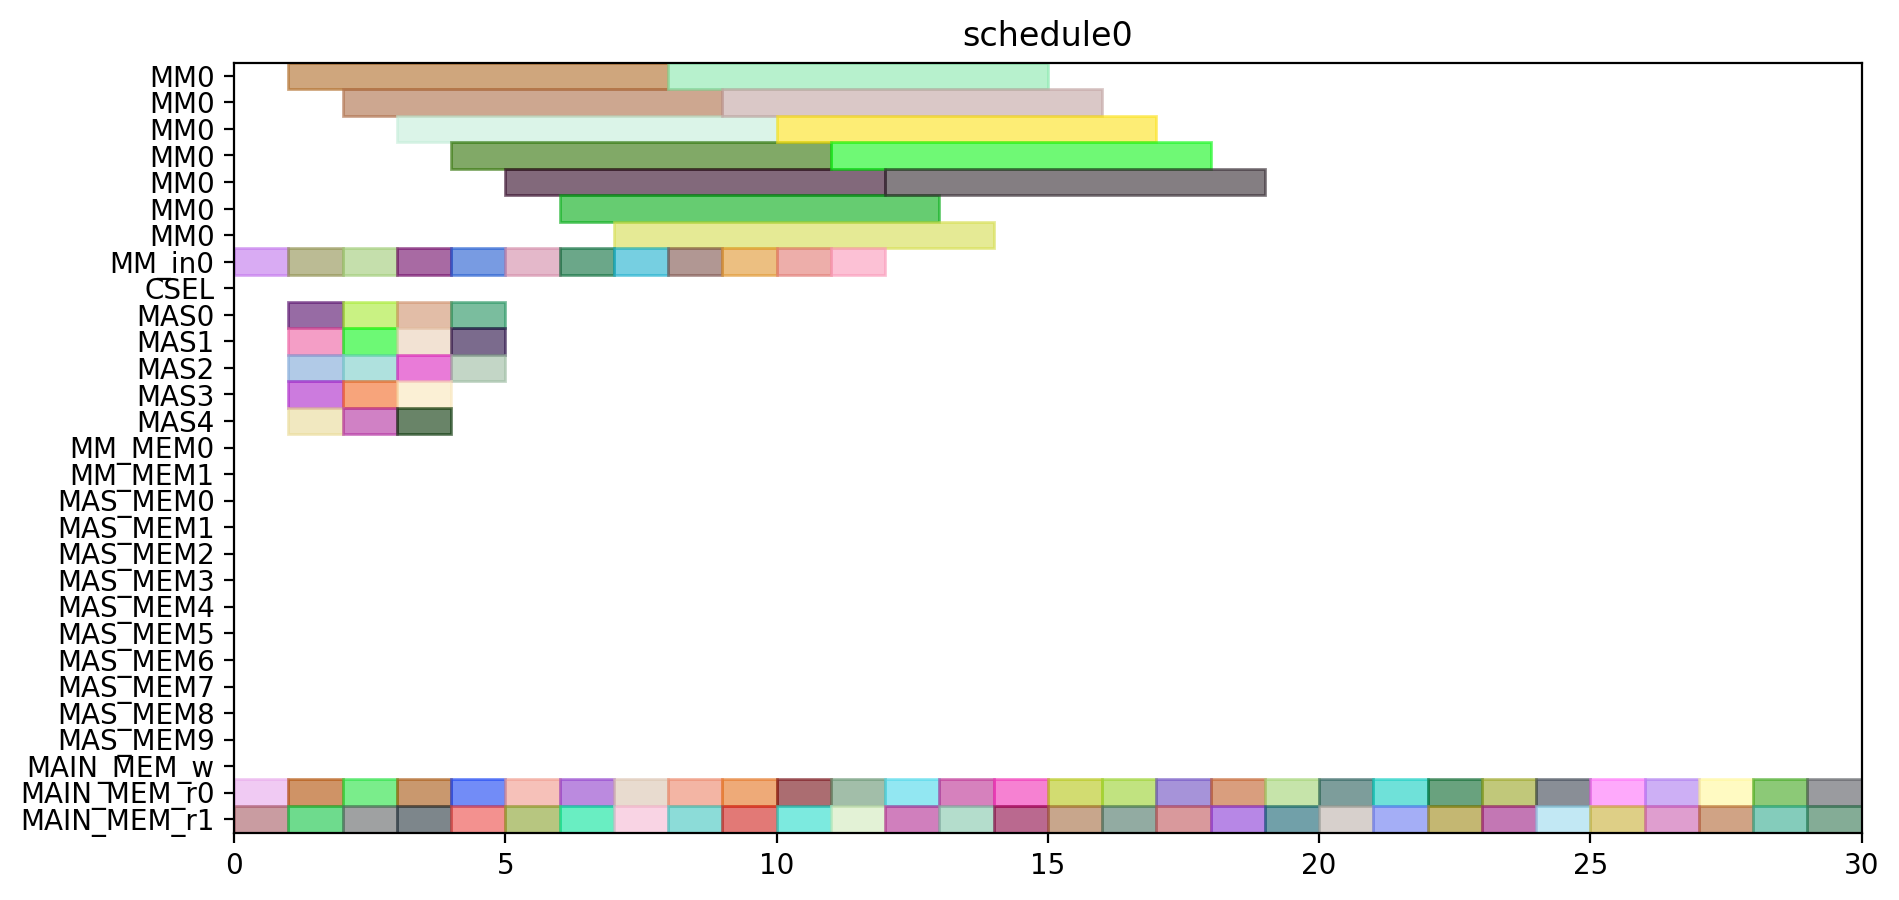

Here is the Python script that generated this plot:
from pyschedule import Scenario, solvers, plotters, alt


def solve():
	horizon = 90
	S = Scenario("schedule0", horizon=horizon)

	# resource
	MM = S.Resources('MM', num=1, size=7)
	MM_in = S.Resources('MM_in', num=1)
	CSEL = S.Resource('CSEL')
	MAS = S.Resources('MAS', num=5, size=1, periods=range(1, horizon))
	MM_MEM = S.Resources('MM_MEM', num=2)
	MAS_MEM = S.Resources('MAS_MEM', num=10)
	MAIN_MEM_w = S.Resource('MAIN_MEM_w', size=1)
	MAIN_MEM_r = S.Resources('MAIN_MEM_r', num=2)

	# result of previous scheduling

	# new tasks
	T1_t0 = S.Task('T1_t0', length=1, delay_cost=1)
	T1_t0 += alt(MAS)

	T1_t0_mem0 = S.Task('T1_t0_mem0', length=1, delay_cost=1)
	T1_t0_mem0 += MAIN_MEM_r[0]
	T1_t0_mem1 = S.Task('T1_t0_mem1', length=1, delay_cost=1)
	T1_t0_mem1 += MAIN_MEM_r[1]
	T1_t1 = S.Task('T1_t1', length=1, delay_cost=1)
	T1_t1 += alt(MAS)

	T1_t1_mem0 = S.Task('T1_t1_mem0', length=1, delay_cost=1)
	T1_t1_mem0 += MAIN_MEM_r[0]
	T1_t1_mem1 = S.Task('T1_t1_mem1', length=1, delay_cost=1)
	T1_t1_mem1 += MAIN_MEM_r[1]
	T1_t3_in = S.Task('T1_t3_in', length=1, delay_cost=1)
	T1_t3_in += alt(MM_in)
	T1_t3 = S.Task('T1_t3', length=7, delay_cost=1)
	T1_t3 += alt(MM)
	S += T1_t3>=T1_t3_in

	T1_t3_mem0 = S.Task('T1_t3_mem0', length=1, delay_cost=1)
	T1_t3_mem0 += MAIN_MEM_r[0]
	T1_t3_mem1 = S.Task('T1_t3_mem1', length=1, delay_cost=1)
	T1_t3_mem1 += MAIN_MEM_r[1]
	T2_t0_in = S.Task('T2_t0_in', length=1, delay_cost=1)
	T2_t0_in += alt(MM_in)
	T2_t0 = S.Task('T2_t0', length=7, delay_cost=1)
	T2_t0 += alt(MM)
	S += T2_t0>=T2_t0_in

	T2_t0_mem0 = S.Task('T2_t0_mem0', length=1, delay_cost=1)
	T2_t0_mem0 += MAIN_MEM_r[0]
	T2_t0_mem1 = S.Task('T2_t0_mem1', length=1, delay_cost=1)
	T2_t0_mem1 += MAIN_MEM_r[1]
	T2_t1_in = S.Task('T2_t1_in', length=1, delay_cost=1)
	T2_t1_in += alt(MM_in)
	T2_t1 = S.Task('T2_t1', length=7, delay_cost=1)
	T2_t1 += alt(MM)
	S += T2_t1>=T2_t1_in

	T2_t1_mem0 = S.Task('T2_t1_mem0', length=1, delay_cost=1)
	T2_t1_mem0 += MAIN_MEM_r[0]
	T2_t1_mem1 = S.Task('T2_t1_mem1', length=1, delay_cost=1)
	T2_t1_mem1 += MAIN_MEM_r[1]
	T2_t2 = S.Task('T2_t2', length=1, delay_cost=1)
	T2_t2 += alt(MAS)

	T2_t2_mem0 = S.Task('T2_t2_mem0', length=1, delay_cost=1)
	T2_t2_mem0 += MAIN_MEM_r[0]
	T2_t2_mem1 = S.Task('T2_t2_mem1', length=1, delay_cost=1)
	T2_t2_mem1 += MAIN_MEM_r[1]
	T2_t3 = S.Task('T2_t3', length=1, delay_cost=1)
	T2_t3 += alt(MAS)

	T2_t3_mem0 = S.Task('T2_t3_mem0', length=1, delay_cost=1)
	T2_t3_mem0 += MAIN_MEM_r[0]
	T2_t3_mem1 = S.Task('T2_t3_mem1', length=1, delay_cost=1)
	T2_t3_mem1 += MAIN_MEM_r[1]
	T3_t0_in = S.Task('T3_t0_in', length=1, delay_cost=1)
	T3_t0_in += alt(MM_in)
	T3_t0 = S.Task('T3_t0', length=7, delay_cost=1)
	T3_t0 += alt(MM)
	S += T3_t0>=T3_t0_in

	T3_t0_mem0 = S.Task('T3_t0_mem0', length=1, delay_cost=1)
	T3_t0_mem0 += MAIN_MEM_r[0]
	T3_t0_mem1 = S.Task('T3_t0_mem1', length=1, delay_cost=1)
	T3_t0_mem1 += MAIN_MEM_r[1]
	T3_t1_in = S.Task('T3_t1_in', length=1, delay_cost=1)
	T3_t1_in += alt(MM_in)
	T3_t1 = S.Task('T3_t1', length=7, delay_cost=1)
	T3_t1 += alt(MM)
	S += T3_t1>=T3_t1_in

	T3_t1_mem0 = S.Task('T3_t1_mem0', length=1, delay_cost=1)
	T3_t1_mem0 += MAIN_MEM_r[0]
	T3_t1_mem1 = S.Task('T3_t1_mem1', length=1, delay_cost=1)
	T3_t1_mem1 += MAIN_MEM_r[1]
	T3_t2 = S.Task('T3_t2', length=1, delay_cost=1)
	T3_t2 += alt(MAS)

	T3_t2_mem0 = S.Task('T3_t2_mem0', length=1, delay_cost=1)
	T3_t2_mem0 += MAIN_MEM_r[0]
	T3_t2_mem1 = S.Task('T3_t2_mem1', length=1, delay_cost=1)
	T3_t2_mem1 += MAIN_MEM_r[1]
	T3_t3 = S.Task('T3_t3', length=1, delay_cost=1)
	T3_t3 += alt(MAS)

	T3_t3_mem0 = S.Task('T3_t3_mem0', length=1, delay_cost=1)
	T3_t3_mem0 += MAIN_MEM_r[0]
	T3_t3_mem1 = S.Task('T3_t3_mem1', length=1, delay_cost=1)
	T3_t3_mem1 += MAIN_MEM_r[1]
	T4_t0_in = S.Task('T4_t0_in', length=1, delay_cost=1)
	T4_t0_in += alt(MM_in)
	T4_t0 = S.Task('T4_t0', length=7, delay_cost=1)
	T4_t0 += alt(MM)
	S += T4_t0>=T4_t0_in

	T4_t0_mem0 = S.Task('T4_t0_mem0', length=1, delay_cost=1)
	T4_t0_mem0 += MAIN_MEM_r[0]
	T4_t0_mem1 = S.Task('T4_t0_mem1', length=1, delay_cost=1)
	T4_t0_mem1 += MAIN_MEM_r[1]
	T4_t1_in = S.Task('T4_t1_in', length=1, delay_cost=1)
	T4_t1_in += alt(MM_in)
	T4_t1 = S.Task('T4_t1', length=7, delay_cost=1)
	T4_t1 += alt(MM)
	S += T4_t1>=T4_t1_in

	T4_t1_mem0 = S.Task('T4_t1_mem0', length=1, delay_cost=1)
	T4_t1_mem0 += MAIN_MEM_r[0]
	T4_t1_mem1 = S.Task('T4_t1_mem1', length=1, delay_cost=1)
	T4_t1_mem1 += MAIN_MEM_r[1]
	T4_t2 = S.Task('T4_t2', length=1, delay_cost=1)
	T4_t2 += alt(MAS)

	T4_t2_mem0 = S.Task('T4_t2_mem0', length=1, delay_cost=1)
	T4_t2_mem0 += MAIN_MEM_r[0]
	T4_t2_mem1 = S.Task('T4_t2_mem1', length=1, delay_cost=1)
	T4_t2_mem1 += MAIN_MEM_r[1]
	T4_t3 = S.Task('T4_t3', length=1, delay_cost=1)
	T4_t3 += alt(MAS)

	T4_t3_mem0 = S.Task('T4_t3_mem0', length=1, delay_cost=1)
	T4_t3_mem0 += MAIN_MEM_r[0]
	T4_t3_mem1 = S.Task('T4_t3_mem1', length=1, delay_cost=1)
	T4_t3_mem1 += MAIN_MEM_r[1]
	T5_t0 = S.Task('T5_t0', length=1, delay_cost=1)
	T5_t0 += alt(MAS)

	T5_t0_mem0 = S.Task('T5_t0_mem0', length=1, delay_cost=1)
	T5_t0_mem0 += MAIN_MEM_r[0]
	T5_t0_mem1 = S.Task('T5_t0_mem1', length=1, delay_cost=1)
	T5_t0_mem1 += MAIN_MEM_r[1]
	T5_t1 = S.Task('T5_t1', length=1, delay_cost=1)
	T5_t1 += alt(MAS)

	T5_t1_mem0 = S.Task('T5_t1_mem0', length=1, delay_cost=1)
	T5_t1_mem0 += MAIN_MEM_r[0]
	T5_t1_mem1 = S.Task('T5_t1_mem1', length=1, delay_cost=1)
	T5_t1_mem1 += MAIN_MEM_r[1]
	T5_t3_in = S.Task('T5_t3_in', length=1, delay_cost=1)
	T5_t3_in += alt(MM_in)
	T5_t3 = S.Task('T5_t3', length=7, delay_cost=1)
	T5_t3 += alt(MM)
	S += T5_t3>=T5_t3_in

	T5_t3_mem0 = S.Task('T5_t3_mem0', length=1, delay_cost=1)
	T5_t3_mem0 += MAIN_MEM_r[0]
	T5_t3_mem1 = S.Task('T5_t3_mem1', length=1, delay_cost=1)
	T5_t3_mem1 += MAIN_MEM_r[1]
	T6_t0_in = S.Task('T6_t0_in', length=1, delay_cost=1)
	T6_t0_in += alt(MM_in)
	T6_t0 = S.Task('T6_t0', length=7, delay_cost=1)
	T6_t0 += alt(MM)
	S += T6_t0>=T6_t0_in

	T6_t0_mem0 = S.Task('T6_t0_mem0', length=1, delay_cost=1)
	T6_t0_mem0 += MAIN_MEM_r[0]
	T6_t0_mem1 = S.Task('T6_t0_mem1', length=1, delay_cost=1)
	T6_t0_mem1 += MAIN_MEM_r[1]
	T6_t1_in = S.Task('T6_t1_in', length=1, delay_cost=1)
	T6_t1_in += alt(MM_in)
	T6_t1 = S.Task('T6_t1', length=7, delay_cost=1)
	T6_t1 += alt(MM)
	S += T6_t1>=T6_t1_in

	T6_t1_mem0 = S.Task('T6_t1_mem0', length=1, delay_cost=1)
	T6_t1_mem0 += MAIN_MEM_r[0]
	T6_t1_mem1 = S.Task('T6_t1_mem1', length=1, delay_cost=1)
	T6_t1_mem1 += MAIN_MEM_r[1]
	T6_t2 = S.Task('T6_t2', length=1, delay_cost=1)
	T6_t2 += alt(MAS)

	T6_t2_mem0 = S.Task('T6_t2_mem0', length=1, delay_cost=1)
	T6_t2_mem0 += MAIN_MEM_r[0]
	T6_t2_mem1 = S.Task('T6_t2_mem1', length=1, delay_cost=1)
	T6_t2_mem1 += MAIN_MEM_r[1]
	T6_t3 = S.Task('T6_t3', length=1, delay_cost=1)
	T6_t3 += alt(MAS)

	T6_t3_mem0 = S.Task('T6_t3_mem0', length=1, delay_cost=1)
	T6_t3_mem0 += MAIN_MEM_r[0]
	T6_t3_mem1 = S.Task('T6_t3_mem1', length=1, delay_cost=1)
	T6_t3_mem1 += MAIN_MEM_r[1]
	T7_t0_in = S.Task('T7_t0_in', length=1, delay_cost=1)
	T7_t0_in += alt(MM_in)
	T7_t0 = S.Task('T7_t0', length=7, delay_cost=1)
	T7_t0 += alt(MM)
	S += T7_t0>=T7_t0_in

	T7_t0_mem0 = S.Task('T7_t0_mem0', length=1, delay_cost=1)
	T7_t0_mem0 += MAIN_MEM_r[0]
	T7_t0_mem1 = S.Task('T7_t0_mem1', length=1, delay_cost=1)
	T7_t0_mem1 += MAIN_MEM_r[1]
	T7_t1_in = S.Task('T7_t1_in', length=1, delay_cost=1)
	T7_t1_in += alt(MM_in)
	T7_t1 = S.Task('T7_t1', length=7, delay_cost=1)
	T7_t1 += alt(MM)
	S += T7_t1>=T7_t1_in

	T7_t1_mem0 = S.Task('T7_t1_mem0', length=1, delay_cost=1)
	T7_t1_mem0 += MAIN_MEM_r[0]
	T7_t1_mem1 = S.Task('T7_t1_mem1', length=1, delay_cost=1)
	T7_t1_mem1 += MAIN_MEM_r[1]
	T7_t2 = S.Task('T7_t2', length=1, delay_cost=1)
	T7_t2 += alt(MAS)

	T7_t2_mem0 = S.Task('T7_t2_mem0', length=1, delay_cost=1)
	T7_t2_mem0 += MAIN_MEM_r[0]
	T7_t2_mem1 = S.Task('T7_t2_mem1', length=1, delay_cost=1)
	T7_t2_mem1 += MAIN_MEM_r[1]
	T7_t3 = S.Task('T7_t3', length=1, delay_cost=1)
	T7_t3 += alt(MAS)

	T7_t3_mem0 = S.Task('T7_t3_mem0', length=1, delay_cost=1)
	T7_t3_mem0 += MAIN_MEM_r[0]
	T7_t3_mem1 = S.Task('T7_t3_mem1', length=1, delay_cost=1)
	T7_t3_mem1 += MAIN_MEM_r[1]
	T8_t2 = S.Task('T8_t2', length=1, delay_cost=1)
	T8_t2 += alt(MAS)

	T8_t2_mem0 = S.Task('T8_t2_mem0', length=1, delay_cost=1)
	T8_t2_mem0 += MAIN_MEM_r[0]
	T8_t2_mem1 = S.Task('T8_t2_mem1', length=1, delay_cost=1)
	T8_t2_mem1 += MAIN_MEM_r[1]
	T9_t2 = S.Task('T9_t2', length=1, delay_cost=1)
	T9_t2 += alt(MAS)

	T9_t2_mem0 = S.Task('T9_t2_mem0', length=1, delay_cost=1)
	T9_t2_mem0 += MAIN_MEM_r[0]
	T9_t2_mem1 = S.Task('T9_t2_mem1', length=1, delay_cost=1)
	T9_t2_mem1 += MAIN_MEM_r[1]
	T10_t2 = S.Task('T10_t2', length=1, delay_cost=1)
	T10_t2 += alt(MAS)

	T10_t2_mem0 = S.Task('T10_t2_mem0', length=1, delay_cost=1)
	T10_t2_mem0 += MAIN_MEM_r[0]
	T10_t2_mem1 = S.Task('T10_t2_mem1', length=1, delay_cost=1)
	T10_t2_mem1 += MAIN_MEM_r[1]
	T11_t2 = S.Task('T11_t2', length=1, delay_cost=1)
	T11_t2 += alt(MAS)

	T11_t2_mem0 = S.Task('T11_t2_mem0', length=1, delay_cost=1)
	T11_t2_mem0 += MAIN_MEM_r[0]
	T11_t2_mem1 = S.Task('T11_t2_mem1', length=1, delay_cost=1)
	T11_t2_mem1 += MAIN_MEM_r[1]
	solvers.mip.solve(S,msg=1,kind='CPLEX',ratio_gap=1.01)

	solution = [['hoge']*len(S.solution()[1]) for i in range(len(S.solution()))]
	for i in range(len(S.solution())):
		for j in range(len(S.solution()[i])):
			solution[i][j]=str(S.solution()[i][j])
	print(solution)

	cycles = int(solution[-1][3])

	pic_file_name = "/home/mfukuda/ABE/multiRAM_multiMAS_16mux/scheduling_result/stage7MM1_stage1MAS5/EP2_LADDERMUL/schedule0.png"
	if(S.solution() != []):
		plotters.matplotlib.plot(S,img_filename=pic_file_name, show_task_labels=False, fig_size=(cycles*0.25+3, 5))

	return solution
